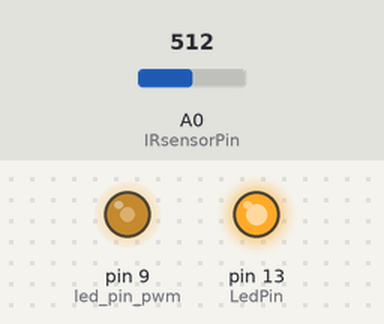
A sketch run on a simulated Arduino Uno, built with avr-gcc and run on an emulated ATmega328P. On the bench: output pins drawn as LEDs (lit = HIGH). The test bench sets the inputs (shaded band); at power-on: A0 (IRsensorPin) = 512. What the sketch prints to the serial monitor is not drawn.

Above: at 0.1 s.
At 10.1 s:
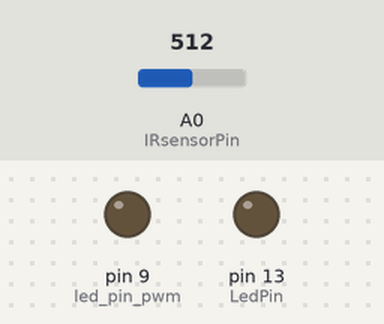
Timing chart, 0 to 11.6 s (numbered marks = the images above):
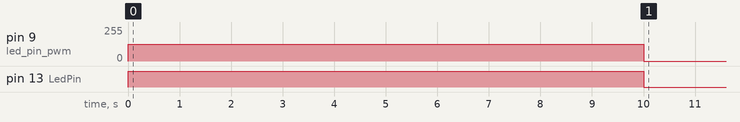

The sketch:

codes_new.ino
```cpp
#include <PWM.h>

int IRsensorPin           = 0;
int LedPin                = 13;
int latestLevel           = 0;
int latestChange          = 0;
int changeThreshold       = 5;

int led_pin_pwm           = 9;
int frequency             = 150;
int pulse_duration        = 100;

int hysteresis            = 5; //set to what's reasonable

bool blinkCheckingFlag    = true;
bool timerFlag            = false;

int duration              = 100;

unsigned long startPoint;


//*********************
void setup()
{
  Serial.begin(9600);
  pinMode(13, OUTPUT);

  InitTimersSafe();
  SetPinFrequencySafe(led_pin_pwm, frequency);

} //END of setup()


//*********************
void loop()
{
  int IRsensorValue = analogRead(IRsensorPin);

  Serial.println(IRsensorValue);

  latestChange = IRsensorValue - latestLevel;
  latestLevel = IRsensorValue;

  //**********
  //if checking is enabled, was there a blink ?
  if (blinkCheckingFlag == true && latestChange >= changeThreshold)
  {
    //disable blink checking
    blinkCheckingFlag = false;

    digitalWrite( LedPin, HIGH );

    //restart the 10 second TIMER
    startPoint = millis();

    //enable the TIMER
    timerFlag = true;

    //start the pulse output
    pwmWrite(led_pin_pwm, 127);
  }

  //**********
  //if enabled should we stop the pulse output ?
  if (timerFlag == true && millis() - startPoint >= 10000)
  {
    digitalWrite( LedPin, LOW );

    //stop pulse output
    pwmWrite(led_pin_pwm, 0);

    //disable the TIMER
    timerFlag = false;
  }

  //**********
  //
  if (timerFlag == false  && latestChange < changeThreshold - hysteresis)
  {
    //enable blink checking
    blinkCheckingFlag = true;
  }

} //END of loop()
```

Measured:
- by itself, pin 9 (led_pin_pwm): 0/255 → 127/255 at 0.00 s, → 0/255 10.0 s later
- by itself, pin 13 (LedPin): LOW → HIGH at 0.00 s, → LOW 10.0 s later
